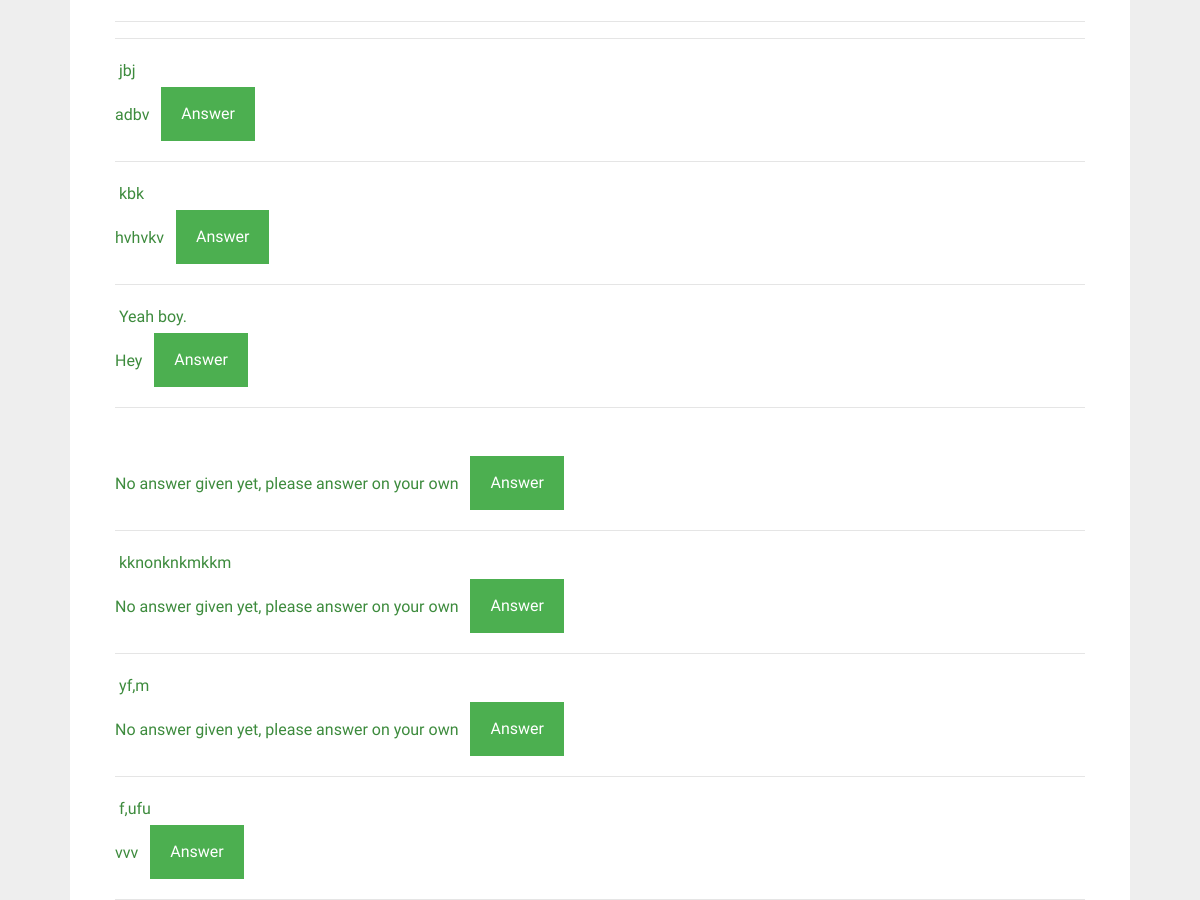
/faq (signed in, middle part), run on an earlier commit of the app's database.
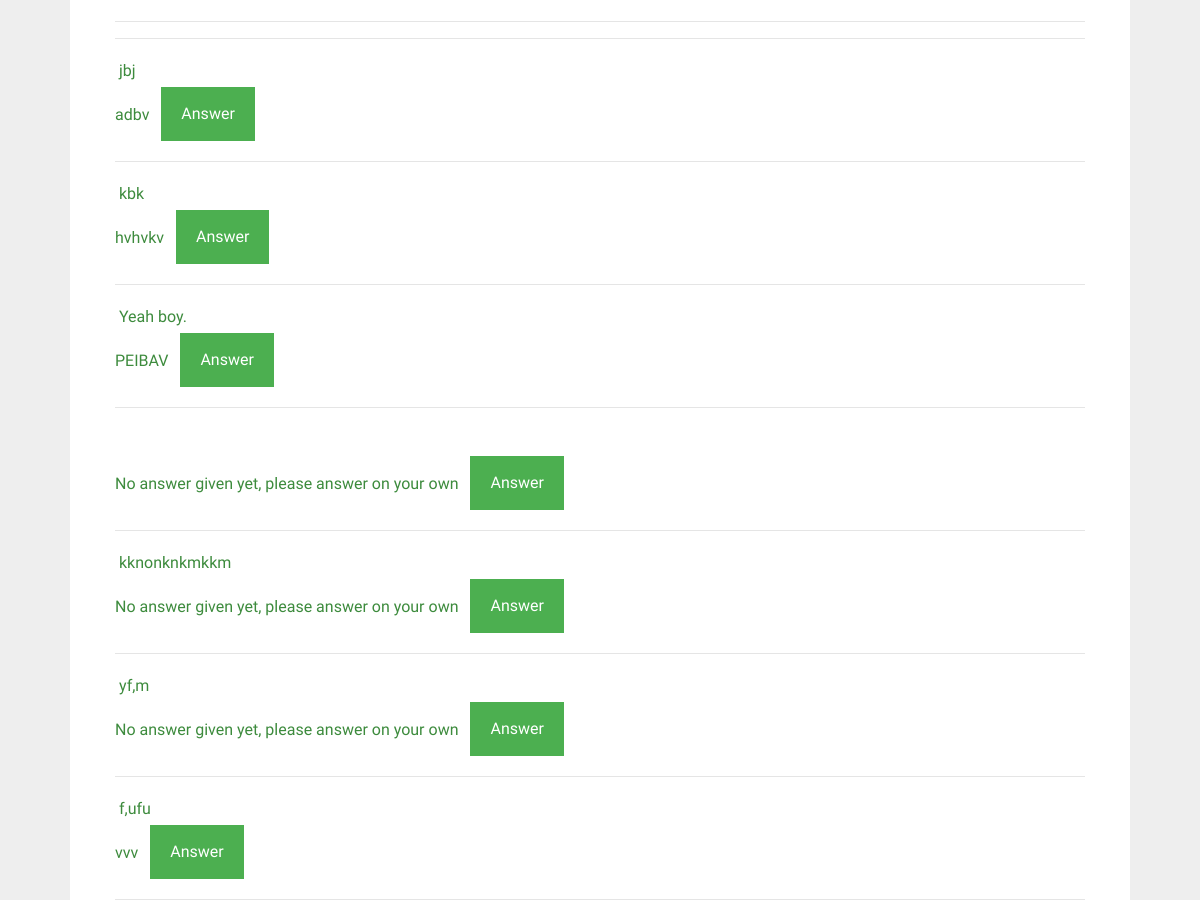
And on a later commit of the database.
### tables this page shows
CREATE TABLE question_and_answer (
  id INTEGER PRIMARY KEY AUTOINCREMENT,
  question TEXT,
  answer TEXT
);

### foodhubsg/user.py (the view, shortened to what this page needs)
@bp.route('/faq', methods=('GET', 'POST'))
@login_required
def faq():
    db = get_db()
    queries = db.execute('SELECT id, question, answer FROM question_and_answer').fetchall()
    return render_template('user/faq.html', queries=queries)

### foodhubsg/auth.py (called while the page is built)
def login_required(view):
    @functools.wraps(view)
    def wrapped_view(**kwargs):
        if g.user is None:
            return redirect(url_for('auth.login'))
        return view(**kwargs)
    return wrapped_view

@bp.before_app_request
def load_logged_in_user():
    user_id = session.get('user_id')
    if user_id is None:
        g.user = None
    else:
        g.user = get_db().execute(
            'SELECT * FROM user WHERE id = ?', (user_id,)
        ).fetchone()

### foodhubsg/db.py (called while the page is built)
def get_db():
    if 'db' not in g:
        g.db = sqlite3.connect(
            current_app.config['DATABASE'],
            detect_types=sqlite3.PARSE_DECLTYPES
        )
        g.db.row_factory = sqlite3.Row
    return g.db

### foodhubsg/templates/user/faq.html (shortened to what this page needs)
{% extends 'base.html' %}
{% block content %}
<div id="colorlib-container">
    <div class="container">
        <div class="box1">
        <div class="row row-pb-md">
            <div class="col-md-12">
                <hr>
                    {% for query in queries %}
                        <form method="get" id="answer-link" action="{{ url_for('user.answer', id=query[0]) }}">
                        <hr>
                            <b class="font_color"> {{ query[1] }}</b> <div></div>
                            <b class="font_color"> {{ query[2] }}</b>
                        <input type="submit" value="Answer" name="answer" class="btn btn-primary" style="background-color: #4CAF50; height: 54px; margin-left: 0.5em;">
                        </form>
                    {% endfor %}
        </div>
        </div>
    </div>
</div>
{% endblock %}

What changed in the data, as far as the page shows it:
changed question_and_answer "Yeah boy.": answer "Hey" → "PEIBAV"
